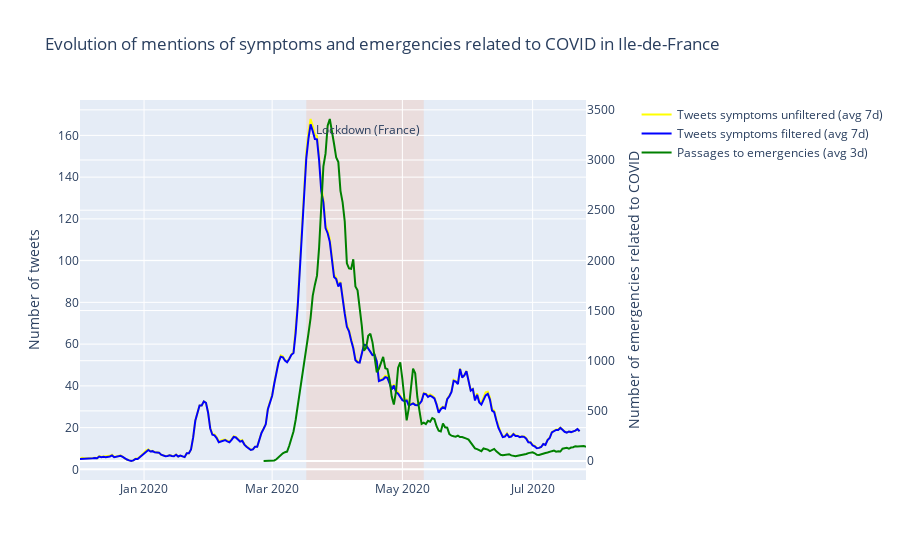

The notebook cell saved with this chart:
### Code cell
def plot_symptoms_urgences_with_ma() :
    
    #['nbre_pass_corona','nbre_hospit_corona','nbre_acte_corona']
    #label_emergency = emergencies_dict.get(type_emergency)
    traces=[]
    traces.append(go.Scatter(x = tweets_symptoms['day'],
                            y = tweets_symptoms['has_symptom_mean_3'].values,
                            mode = 'lines',
                             line=dict(color='yellow'),
                            name = 'Tweets symptoms unfiltered (avg 7d)',
                            yaxis="y1"))
    
    traces.append(go.Scatter(x = tweets_symptoms_filtered['day'],
                            y = tweets_symptoms_filtered['has_symptom_mean_3'].values,
                            mode = 'lines',
                             line=dict(color='blue'),
                            name = 'Tweets symptoms filtered (avg 7d)',
                            yaxis="y1"))    
    
    traces.append(go.Scatter(x = urgences.date_de_passage, 
                             y = urgences['nbre_pass_corona' + '_mean_3'],
                             mode = 'lines',
                             name =  'Passages to emergencies (avg 3d)',
                             line=dict(color='green'),
                             yaxis="y2"))
    
#     traces.append(go.Scatter(x = urgences.date_de_passage, 
#                              y = urgences['nbre_hospit_corona'],
#                              mode = 'lines',
#                              name = 'Hospitalizations',
#                              opacity=0.3,
#                              line=dict(color='grey'),
#                              yaxis="y2"))
#     traces.append(go.Scatter(x = urgences.date_de_passage, 
#                              y = urgences['nbre_hospit_corona' + '_mean_3'],
#                              mode = 'lines',
#                              name =  'Hospitalizations (avf 3d)',
#                              line=dict(color='grey'),
#                              yaxis="y2"))
    
    layout = go.Layout(title="Evolution of mentions of symptoms and emergencies related to COVID in Ile-de-France ",
                       legend={"x" : 1.1, "y" : 1},
                       yaxis=dict(title='Number of tweets'),
                       yaxis2=dict(title='Number of emergencies related to COVID',
                                   overlaying='y',
                                   side='right'))
    
    
    fig = go.Figure(traces, layout)
    
    
    fig.add_shape(dict(type="rect",
                       yref='paper',
                       x0='2020-03-17',
                       y0=0,
                       x1='2020-05-11',
                       y1=1,
                       fillcolor="LightSalmon",
                       opacity=0.2,
                       layer='below',
                       line_width=0))
    
    fig.update_layout(annotations=[dict(
        x='2020-04-15',
        y=0.95,
        yref="paper",
        text="Lockdown (France)", showarrow=False)])
    
    py.iplot(fig)
    
plot_symptoms_urgences_with_ma()

### Figure 1 — Plotly figure (JSON) as saved in the notebook; plotly's stock layout.template omitted (floating-point values rounded to 4 significant figures; data arrays with more than 128 entries replaced by an {"elided": "..."} marker saying what was removed)
{"data": [{"line": {"color": "yellow"}, "mode": "lines", "name": "Tweets symptoms unfiltered (avg 7d)", "type": "scatter", "x": {"elided": "234 str values"}, "y": {"elided": "234 float values"}, "yaxis": "y"}, {"line": {"color": "blue"}, "mode": "lines", "name": "Tweets symptoms filtered (avg 7d)", "type": "scatter", "x": {"elided": "234 str values"}, "y": {"elided": "234 float values"}, "yaxis": "y"}, {"line": {"color": "green"}, "mode": "lines", "name": "Passages to emergencies (avg 3d)", "type": "scatter", "x": {"elided": "154 str values"}, "y": {"elided": "154 float values"}, "yaxis": "y2"}], "layout": {"annotations": [{"showarrow": false, "text": "Lockdown (France)", "x": "2020-04-15", "y": 0.95, "yref": "paper"}], "legend": {"x": 1.1, "y": 1}, "shapes": [{"fillcolor": "LightSalmon", "layer": "below", "line": {"width": 0}, "opacity": 0.2, "type": "rect", "x0": "2020-03-17", "x1": "2020-05-11", "y0": 0, "y1": 1, "yref": "paper"}], "title": {"text": "Evolution of mentions of symptoms and emergencies related to COVID in Ile-de-France "}, "yaxis": {"title": {"text": "Number of tweets"}}, "yaxis2": {"overlaying": "y", "side": "right", "title": {"text": "Number of emergencies related to COVID"}}}}
